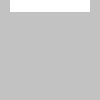
Frame 1 (no input)
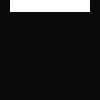
Frame 60 (the mouse pressed at the canvas centre just before this capture)
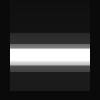
Frame 120 (the mouse held since frame 60 and released just before this capture)

The Processing sketch that drew these frames (run headless with seeded random() and noise(); from frame 60 on, the mouse is pressed at the canvas centre):

// Processing sketch: Ex_13
// ── Ex_13.pde
float stiffness = 0.1; 
float damping = 0.9;
float velocity = 0.0;
float targetY = 0.0; 
float y = 0.0;

void setup() { 
  size(100, 100); 
  noStroke();
} 

void draw() { 
  fill(0, 12);
  rect(0, 0, width, height);
  fill(255);
  float force = stiffness * (targetY - y);  // f = -kx 
  velocity = damping * (velocity + force); 
  y += velocity; 
  rect(10, y, width-20, 12);
  targetY = mouseY;
} 
